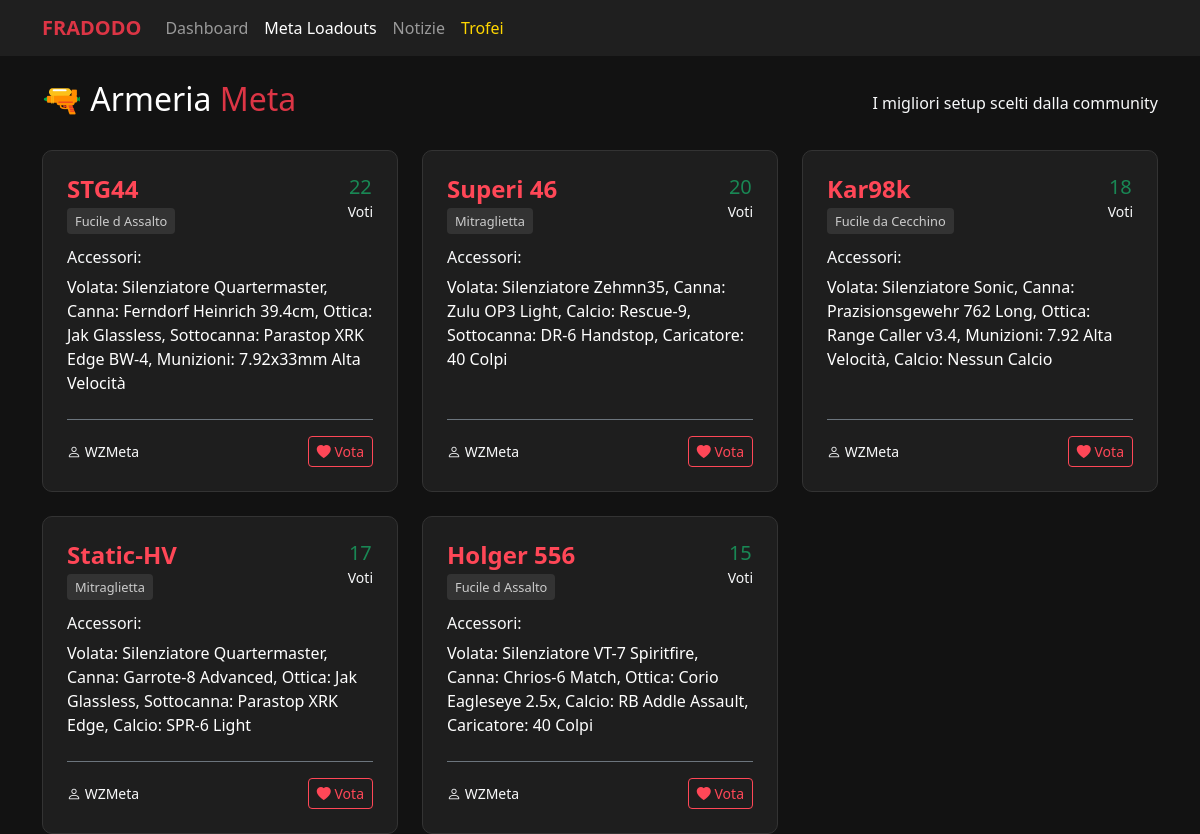
/loadouts, run on an earlier commit of the app's database.
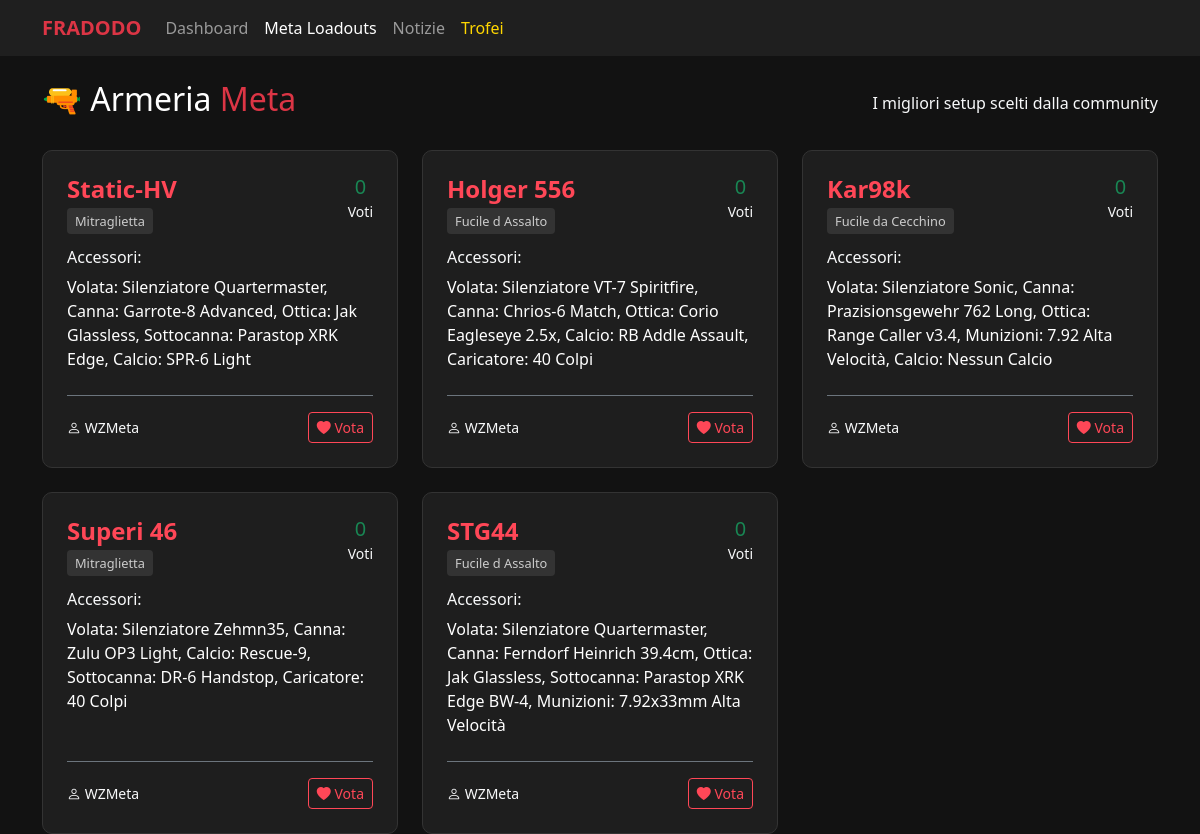
And on a later commit of the database.
### tables this page shows
CREATE TABLE loadouts (id INTEGER PRIMARY KEY AUTOINCREMENT, weapon_name TEXT NOT NULL, category TEXT NOT NULL, attachments TEXT NOT NULL, author_id TEXT NOT NULL, author_name TEXT NOT NULL, votes INTEGER DEFAULT 0, created_at TIMESTAMP DEFAULT CURRENT_TIMESTAMP);

### web/app.py (the view)
@app.get("/loadouts", response_class=HTMLResponse)
async def loadouts(request: Request):
    loadouts_data = database.get_all_loadouts()
    return templates.TemplateResponse(request=request, name="loadouts.html", context={"loadouts": loadouts_data})

### web/templates/loadouts.html (shortened to what this page needs)
<!DOCTYPE html>
<html lang="it">
<head>
    <link href="https://cdn.jsdelivr.net/npm/bootstrap@5.3.0/dist/css/bootstrap.min.css" rel="stylesheet">
    <link rel="stylesheet" href="https://cdn.jsdelivr.net/npm/bootstrap-icons@1.11.1/font/bootstrap-icons.css">
</head>
<body>
    <nav class="navbar navbar-expand-lg navbar-dark mb-4">
        <div class="container">
            <a class="navbar-brand text-danger fw-bold" href="/">FRADODO</a>
            <div class="collapse navbar-collapse">
                <ul class="navbar-nav me-auto">
                    <li class="nav-item"><a class="nav-link" href="/">Dashboard</a></li>
                    <li class="nav-item"><a class="nav-link active" href="/loadouts">Meta Loadouts</a></li>
                    <li class="nav-item"><a class="nav-link" href="/news">Notizie</a></li>
                    <li class="nav-item"><a class="nav-link" href="/trofei" style="color:#ffd700;">Trofei</a></li>
                </ul>
            </div>
        </div>
    </nav>
    <div class="container">
        <div class="d-flex justify-content-between align-items-center mb-4">
            <h2>🔫 Armeria <span class="text-danger">Meta</span></h2>
            <p class="text-light mb-0">I migliori setup scelti dalla community</p>
        </div>
        <div class="row g-4">
            {% if loadouts %}
                {% for loadout in loadouts %}
                <div class="col-md-6 col-lg-4">
                    <div class="loadout-card p-4 h-100 d-flex flex-column">
                        <div class="d-flex justify-content-between align-items-start mb-3">
                            <div>
                                <h4 class="weapon-title mb-1">{{ loadout.weapon_name }}</h4>
                                <span class="category-badge">{{ loadout.category }}</span>
                            </div>
                            <div class="text-center">
                                <h5 class="mb-0 text-success" id="votes-{{ loadout.id }}">{{ loadout.votes }}</h5>
                                <small class="text-light">Voti</small>
                            </div>
                        </div>
                        <div class="mb-4 flex-grow-1">
                            <h6 class="text-light mb-2">Accessori:</h6>
                            <p class="mb-0 fs-6">{{ loadout.attachments }}</p>
                        </div>
                        <div class="d-flex justify-content-between align-items-center mt-auto pt-3 border-top border-secondary">
                            <small class="text-light"><i class="bi bi-person"></i> {{ loadout.author_name }}</small>
                            <button class="btn vote-btn btn-sm" onclick="voteLoadout({{ loadout.id }})">
                                <i class="bi bi-heart-fill"></i> Vota
                            </button>
                        </div>
                    </div>
                </div>
                {% endfor %}
            {% else %}
                <div class="col-12 text-center py-5">
                    <i class="bi bi-inbox fs-1 text-light"></i>
                    <h4 class="text-light mt-3">L'armeria è vuota!</h4>
                    <p class="text-light">Proponi il primo loadout dal canale Discord dedicato usando il bottone "Proponi un Loadout".</p>
                </div>
            {% endif %}
        </div>
    </div>
</body>
</html>

### web/templates/loadouts.html (style rules this page uses)
body { background-color: #121212; color: #ffffff; }
.navbar { background-color: #1f1f1f !important; }
.loadout-card { background-color: #1e1e1e; border: 1px solid #333; border-radius: 10px; transition: transform 0.2s; }
.weapon-title { color: #ff4757; font-weight: bold; }
.category-badge { background-color: #333; color: #ccc; font-size: 0.8rem; padding: 4px 8px; border-radius: 4px; }
.vote-btn { background-color: transparent; border: 1px solid #ff4757; color: #ff4757; }

What changed in the data, as far as the page shows it:
changed loadouts "Static-HV": votes "17" → "0"
changed loadouts "Holger 556": votes "15" → "0"
changed loadouts "Kar98k": votes "18" → "0"; moves down the list
changed loadouts "Superi 46": votes "20" → "0"; moves down the list
changed loadouts "STG44": votes "22" → "0"; moves down the list
